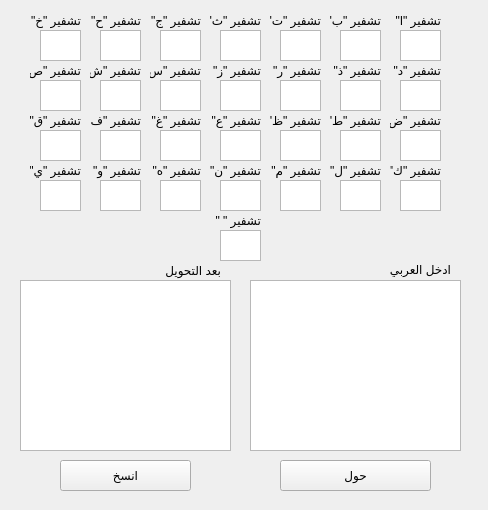
<?xml version="1.0" encoding="UTF-8"?>
<ui version="4.0">
 <class>HareetTashfer</class>
 <widget class="QMainWindow" name="HareetTashfer">
  <property name="enabled">
   <bool>true</bool>
  </property>
  <property name="geometry">
   <rect>
    <x>0</x>
    <y>0</y>
    <width>488</width>
    <height>510</height>
   </rect>
  </property>
  <property name="windowTitle">
   <string>HareetTashfer - Arabic to Code Converter</string>
  </property>
  <property name="windowIcon">
   <iconset>
    <normaloff>HareetTashferLogo.png</normaloff>HareetTashferLogo.png</iconset>
  </property>
  <property name="autoFillBackground">
   <bool>true</bool>
  </property>
  <property name="tabShape">
   <enum>QTabWidget::Rounded</enum>
  </property>
  <widget class="QWidget" name="centralwidget">
   <widget class="QPushButton" name="Copy">
    <property name="geometry">
     <rect>
      <x>60</x>
      <y>460</y>
      <width>131</width>
      <height>31</height>
     </rect>
    </property>
    <property name="text">
     <string>انسخ</string>
    </property>
   </widget>
   <widget class="QPushButton" name="Convert">
    <property name="geometry">
     <rect>
      <x>280</x>
      <y>460</y>
      <width>151</width>
      <height>31</height>
     </rect>
    </property>
    <property name="text">
     <string>حول</string>
    </property>
   </widget>
   <widget class="QTextEdit" name="T_7">
    <property name="geometry">
     <rect>
      <x>40</x>
      <y>30</y>
      <width>41</width>
      <height>31</height>
     </rect>
    </property>
   </widget>
   <widget class="QTextEdit" name="T_29">
    <property name="geometry">
     <rect>
      <x>20</x>
      <y>280</y>
      <width>211</width>
      <height>171</height>
     </rect>
    </property>
   </widget>
   <widget class="QTextEdit" name="T_30">
    <property name="geometry">
     <rect>
      <x>250</x>
      <y>280</y>
      <width>211</width>
      <height>171</height>
     </rect>
    </property>
   </widget>
   <widget class="QLabel" name="L_7">
    <property name="geometry">
     <rect>
      <x>30</x>
      <y>10</y>
      <width>51</width>
      <height>20</height>
     </rect>
    </property>
    <property name="text">
     <string>تشفير &quot;خ&quot;</string>
    </property>
   </widget>
   <widget class="QLabel" name="L_6">
    <property name="geometry">
     <rect>
      <x>90</x>
      <y>10</y>
      <width>51</width>
      <height>20</height>
     </rect>
    </property>
    <property name="text">
     <string>تشفير &quot;ح&quot;</string>
    </property>
   </widget>
   <widget class="QLabel" name="L_4">
    <property name="geometry">
     <rect>
      <x>210</x>
      <y>10</y>
      <width>51</width>
      <height>20</height>
     </rect>
    </property>
    <property name="text">
     <string>تشفير &quot;ث&quot;</string>
    </property>
   </widget>
   <widget class="QLabel" name="L_5">
    <property name="geometry">
     <rect>
      <x>150</x>
      <y>10</y>
      <width>51</width>
      <height>20</height>
     </rect>
    </property>
    <property name="text">
     <string>تشفير &quot;ج&quot;</string>
    </property>
   </widget>
   <widget class="QLabel" name="L_1">
    <property name="geometry">
     <rect>
      <x>390</x>
      <y>10</y>
      <width>51</width>
      <height>20</height>
     </rect>
    </property>
    <property name="text">
     <string>تشفير &quot;ا&quot;</string>
    </property>
   </widget>
   <widget class="QLabel" name="L_3">
    <property name="geometry">
     <rect>
      <x>270</x>
      <y>10</y>
      <width>51</width>
      <height>20</height>
     </rect>
    </property>
    <property name="text">
     <string>تشفير &quot;ت&quot;</string>
    </property>
   </widget>
   <widget class="QLabel" name="L_2">
    <property name="geometry">
     <rect>
      <x>330</x>
      <y>10</y>
      <width>51</width>
      <height>20</height>
     </rect>
    </property>
    <property name="text">
     <string>تشفير &quot;ب&quot;</string>
    </property>
   </widget>
   <widget class="QTextEdit" name="T_6">
    <property name="geometry">
     <rect>
      <x>100</x>
      <y>30</y>
      <width>41</width>
      <height>31</height>
     </rect>
    </property>
   </widget>
   <widget class="QTextEdit" name="T_5">
    <property name="geometry">
     <rect>
      <x>160</x>
      <y>30</y>
      <width>41</width>
      <height>31</height>
     </rect>
    </property>
   </widget>
   <widget class="QTextEdit" name="T_4">
    <property name="geometry">
     <rect>
      <x>220</x>
      <y>30</y>
      <width>41</width>
      <height>31</height>
     </rect>
    </property>
   </widget>
   <widget class="QTextEdit" name="T_3">
    <property name="geometry">
     <rect>
      <x>280</x>
      <y>30</y>
      <width>41</width>
      <height>31</height>
     </rect>
    </property>
   </widget>
   <widget class="QTextEdit" name="T_2">
    <property name="geometry">
     <rect>
      <x>340</x>
      <y>30</y>
      <width>41</width>
      <height>31</height>
     </rect>
    </property>
   </widget>
   <widget class="QTextEdit" name="T_1">
    <property name="geometry">
     <rect>
      <x>400</x>
      <y>30</y>
      <width>41</width>
      <height>31</height>
     </rect>
    </property>
   </widget>
   <widget class="QLabel" name="L_8">
    <property name="geometry">
     <rect>
      <x>390</x>
      <y>60</y>
      <width>51</width>
      <height>20</height>
     </rect>
    </property>
    <property name="text">
     <string>تشفير &quot;د&quot;</string>
    </property>
   </widget>
   <widget class="QTextEdit" name="T_14">
    <property name="geometry">
     <rect>
      <x>40</x>
      <y>80</y>
      <width>41</width>
      <height>31</height>
     </rect>
    </property>
   </widget>
   <widget class="QTextEdit" name="T_11">
    <property name="geometry">
     <rect>
      <x>220</x>
      <y>80</y>
      <width>41</width>
      <height>31</height>
     </rect>
    </property>
   </widget>
   <widget class="QTextEdit" name="T_10">
    <property name="geometry">
     <rect>
      <x>280</x>
      <y>80</y>
      <width>41</width>
      <height>31</height>
     </rect>
    </property>
   </widget>
   <widget class="QLabel" name="L_11">
    <property name="geometry">
     <rect>
      <x>210</x>
      <y>60</y>
      <width>51</width>
      <height>20</height>
     </rect>
    </property>
    <property name="text">
     <string>تشفير &quot;ز&quot;</string>
    </property>
   </widget>
   <widget class="QLabel" name="L_13">
    <property name="geometry">
     <rect>
      <x>90</x>
      <y>60</y>
      <width>51</width>
      <height>20</height>
     </rect>
    </property>
    <property name="text">
     <string>تشفير &quot;ش&quot;</string>
    </property>
   </widget>
   <widget class="QLabel" name="L_12">
    <property name="geometry">
     <rect>
      <x>150</x>
      <y>60</y>
      <width>51</width>
      <height>20</height>
     </rect>
    </property>
    <property name="text">
     <string>تشفير &quot;س&quot;</string>
    </property>
   </widget>
   <widget class="QLabel" name="L_10">
    <property name="geometry">
     <rect>
      <x>270</x>
      <y>60</y>
      <width>51</width>
      <height>20</height>
     </rect>
    </property>
    <property name="text">
     <string>تشفير &quot;ر&quot;</string>
    </property>
   </widget>
   <widget class="QLabel" name="L_9">
    <property name="geometry">
     <rect>
      <x>330</x>
      <y>60</y>
      <width>51</width>
      <height>20</height>
     </rect>
    </property>
    <property name="text">
     <string>تشفير &quot;ذ&quot;</string>
    </property>
   </widget>
   <widget class="QTextEdit" name="T_8">
    <property name="geometry">
     <rect>
      <x>400</x>
      <y>80</y>
      <width>41</width>
      <height>31</height>
     </rect>
    </property>
   </widget>
   <widget class="QTextEdit" name="T_12">
    <property name="geometry">
     <rect>
      <x>160</x>
      <y>80</y>
      <width>41</width>
      <height>31</height>
     </rect>
    </property>
   </widget>
   <widget class="QLabel" name="L_14">
    <property name="geometry">
     <rect>
      <x>30</x>
      <y>60</y>
      <width>51</width>
      <height>20</height>
     </rect>
    </property>
    <property name="text">
     <string>تشفير &quot;ص&quot;</string>
    </property>
   </widget>
   <widget class="QTextEdit" name="T_9">
    <property name="geometry">
     <rect>
      <x>340</x>
      <y>80</y>
      <width>41</width>
      <height>31</height>
     </rect>
    </property>
   </widget>
   <widget class="QTextEdit" name="T_13">
    <property name="geometry">
     <rect>
      <x>100</x>
      <y>80</y>
      <width>41</width>
      <height>31</height>
     </rect>
    </property>
   </widget>
   <widget class="QTextEdit" name="T_18">
    <property name="geometry">
     <rect>
      <x>220</x>
      <y>130</y>
      <width>41</width>
      <height>31</height>
     </rect>
    </property>
   </widget>
   <widget class="QTextEdit" name="T_15">
    <property name="geometry">
     <rect>
      <x>400</x>
      <y>130</y>
      <width>41</width>
      <height>31</height>
     </rect>
    </property>
   </widget>
   <widget class="QTextEdit" name="T_19">
    <property name="geometry">
     <rect>
      <x>160</x>
      <y>130</y>
      <width>41</width>
      <height>31</height>
     </rect>
    </property>
   </widget>
   <widget class="QTextEdit" name="T_21">
    <property name="geometry">
     <rect>
      <x>40</x>
      <y>130</y>
      <width>41</width>
      <height>31</height>
     </rect>
    </property>
   </widget>
   <widget class="QLabel" name="L_19">
    <property name="geometry">
     <rect>
      <x>150</x>
      <y>110</y>
      <width>51</width>
      <height>20</height>
     </rect>
    </property>
    <property name="text">
     <string>تشفير &quot;غ&quot;</string>
    </property>
   </widget>
   <widget class="QTextEdit" name="T_16">
    <property name="geometry">
     <rect>
      <x>340</x>
      <y>130</y>
      <width>41</width>
      <height>31</height>
     </rect>
    </property>
   </widget>
   <widget class="QLabel" name="L_15">
    <property name="geometry">
     <rect>
      <x>390</x>
      <y>110</y>
      <width>51</width>
      <height>20</height>
     </rect>
    </property>
    <property name="text">
     <string>تشفير &quot;ض&quot;</string>
    </property>
   </widget>
   <widget class="QLabel" name="L_18">
    <property name="geometry">
     <rect>
      <x>210</x>
      <y>110</y>
      <width>51</width>
      <height>20</height>
     </rect>
    </property>
    <property name="text">
     <string>تشفير &quot;ع&quot;</string>
    </property>
   </widget>
   <widget class="QTextEdit" name="T_17">
    <property name="geometry">
     <rect>
      <x>280</x>
      <y>130</y>
      <width>41</width>
      <height>31</height>
     </rect>
    </property>
   </widget>
   <widget class="QLabel" name="L_20">
    <property name="geometry">
     <rect>
      <x>90</x>
      <y>110</y>
      <width>51</width>
      <height>20</height>
     </rect>
    </property>
    <property name="text">
     <string>تشفير &quot;ف&quot;</string>
    </property>
   </widget>
   <widget class="QLabel" name="L_21">
    <property name="geometry">
     <rect>
      <x>30</x>
      <y>110</y>
      <width>51</width>
      <height>20</height>
     </rect>
    </property>
    <property name="text">
     <string>تشفير &quot;ق&quot;</string>
    </property>
   </widget>
   <widget class="QTextEdit" name="T_20">
    <property name="geometry">
     <rect>
      <x>100</x>
      <y>130</y>
      <width>41</width>
      <height>31</height>
     </rect>
    </property>
   </widget>
   <widget class="QLabel" name="L_17">
    <property name="geometry">
     <rect>
      <x>270</x>
      <y>110</y>
      <width>51</width>
      <height>20</height>
     </rect>
    </property>
    <property name="text">
     <string>تشفير &quot;ظ&quot;</string>
    </property>
   </widget>
   <widget class="QLabel" name="L_16">
    <property name="geometry">
     <rect>
      <x>330</x>
      <y>110</y>
      <width>51</width>
      <height>20</height>
     </rect>
    </property>
    <property name="text">
     <string>تشفير &quot;ط&quot;</string>
    </property>
   </widget>
   <widget class="QTextEdit" name="T_24">
    <property name="geometry">
     <rect>
      <x>280</x>
      <y>180</y>
      <width>41</width>
      <height>31</height>
     </rect>
    </property>
   </widget>
   <widget class="QLabel" name="L_28">
    <property name="geometry">
     <rect>
      <x>30</x>
      <y>160</y>
      <width>51</width>
      <height>20</height>
     </rect>
    </property>
    <property name="text">
     <string>تشفير &quot;ي&quot;</string>
    </property>
   </widget>
   <widget class="QLabel" name="L_27">
    <property name="geometry">
     <rect>
      <x>90</x>
      <y>160</y>
      <width>51</width>
      <height>20</height>
     </rect>
    </property>
    <property name="text">
     <string>تشفير &quot;و&quot;</string>
    </property>
   </widget>
   <widget class="QTextEdit" name="T_26">
    <property name="geometry">
     <rect>
      <x>160</x>
      <y>180</y>
      <width>41</width>
      <height>31</height>
     </rect>
    </property>
   </widget>
   <widget class="QTextEdit" name="T_25">
    <property name="geometry">
     <rect>
      <x>220</x>
      <y>180</y>
      <width>41</width>
      <height>31</height>
     </rect>
    </property>
   </widget>
   <widget class="QTextEdit" name="T_28">
    <property name="geometry">
     <rect>
      <x>40</x>
      <y>180</y>
      <width>41</width>
      <height>31</height>
     </rect>
    </property>
   </widget>
   <widget class="QLabel" name="L_25">
    <property name="geometry">
     <rect>
      <x>210</x>
      <y>160</y>
      <width>51</width>
      <height>20</height>
     </rect>
    </property>
    <property name="text">
     <string>تشفير &quot;ن&quot;</string>
    </property>
   </widget>
   <widget class="QTextEdit" name="T_27">
    <property name="geometry">
     <rect>
      <x>100</x>
      <y>180</y>
      <width>41</width>
      <height>31</height>
     </rect>
    </property>
   </widget>
   <widget class="QLabel" name="L_26">
    <property name="geometry">
     <rect>
      <x>150</x>
      <y>160</y>
      <width>51</width>
      <height>20</height>
     </rect>
    </property>
    <property name="text">
     <string>تشفير &quot;ه&quot;</string>
    </property>
   </widget>
   <widget class="QTextEdit" name="T_22">
    <property name="geometry">
     <rect>
      <x>400</x>
      <y>180</y>
      <width>41</width>
      <height>31</height>
     </rect>
    </property>
   </widget>
   <widget class="QTextEdit" name="T_23">
    <property name="geometry">
     <rect>
      <x>340</x>
      <y>180</y>
      <width>41</width>
      <height>31</height>
     </rect>
    </property>
   </widget>
   <widget class="QLabel" name="L_24">
    <property name="geometry">
     <rect>
      <x>270</x>
      <y>160</y>
      <width>51</width>
      <height>20</height>
     </rect>
    </property>
    <property name="text">
     <string>تشفير &quot;م&quot;</string>
    </property>
   </widget>
   <widget class="QLabel" name="L_22">
    <property name="geometry">
     <rect>
      <x>390</x>
      <y>160</y>
      <width>51</width>
      <height>20</height>
     </rect>
    </property>
    <property name="text">
     <string>تشفير &quot;ك&quot;</string>
    </property>
   </widget>
   <widget class="QLabel" name="L_23">
    <property name="geometry">
     <rect>
      <x>330</x>
      <y>160</y>
      <width>51</width>
      <height>20</height>
     </rect>
    </property>
    <property name="text">
     <string>تشفير &quot;ل&quot;</string>
    </property>
   </widget>
   <widget class="QTextEdit" name="T_0">
    <property name="geometry">
     <rect>
      <x>220</x>
      <y>230</y>
      <width>41</width>
      <height>31</height>
     </rect>
    </property>
   </widget>
   <widget class="QLabel" name="L_0">
    <property name="geometry">
     <rect>
      <x>210</x>
      <y>210</y>
      <width>51</width>
      <height>20</height>
     </rect>
    </property>
    <property name="text">
     <string>تشفير &quot; &quot;</string>
    </property>
   </widget>
   <widget class="QLabel" name="LT_1">
    <property name="geometry">
     <rect>
      <x>390</x>
      <y>259</y>
      <width>61</width>
      <height>21</height>
     </rect>
    </property>
    <property name="text">
     <string>ادخل العربي</string>
    </property>
   </widget>
   <widget class="QLabel" name="LT_2">
    <property name="geometry">
     <rect>
      <x>160</x>
      <y>260</y>
      <width>61</width>
      <height>21</height>
     </rect>
    </property>
    <property name="text">
     <string>بعد التحويل</string>
    </property>
   </widget>
  </widget>
 </widget>
 <resources/>
 <connections/>
</ui>
